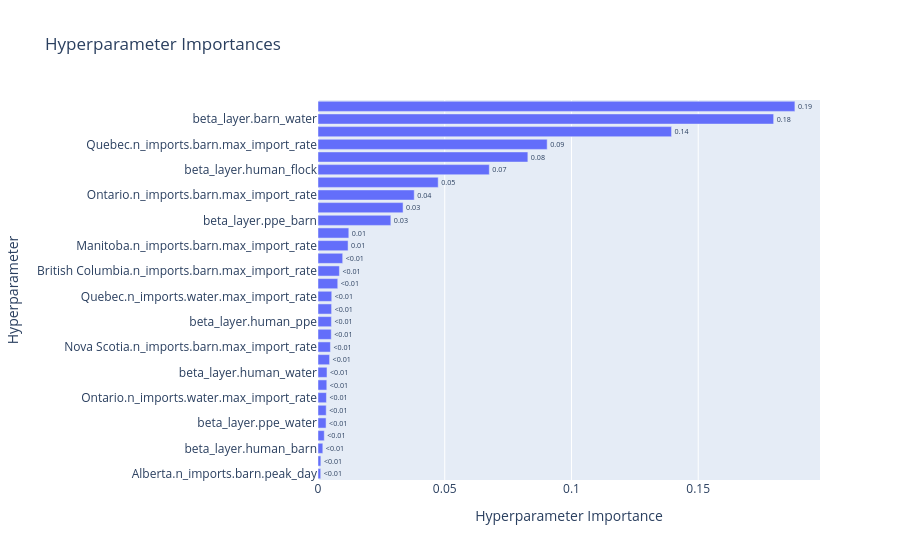

Notebook cell for this chart:
### Code cell
op.visualization.plot_param_importances(study).show()

### Figure 1 — Plotly figure (JSON) as saved in the notebook; plotly's stock layout.template omitted (floating-point values rounded to 4 significant figures)
{"data": [{"cliponaxis": false, "hovertemplate": ["Alberta.n_imports.barn.peak_day (FloatDistribution): 0.0010738531978640806<extra></extra>", "Alberta.n_imports.barn.max_import_rate (FloatDistribution): 0.001126348049134741<extra></extra>", "beta_layer.human_barn (FloatDistribution): 0.0019025492870193175<extra></extra>", "Nova Scotia.n_imports.water.max_import_rate (FloatDistribution): 0.0024724377460372334<extra></extra>", "beta_layer.ppe_water (FloatDistribution): 0.003180956141999317<extra></extra>", "beta_layer.ppe_ppe (FloatDistribution): 0.003240151807896131<extra></extra>", "Ontario.n_imports.water.max_import_rate (FloatDistribution): 0.0033290615316486937<extra></extra>", "British Columbia.n_imports.barn.peak_day (FloatDistribution): 0.003468991271662314<extra></extra>", "beta_layer.human_water (FloatDistribution): 0.0035453430440811717<extra></extra>", "Alberta.n_imports.water.max_import_rate (FloatDistribution): 0.00457801915543135<extra></extra>", "Nova Scotia.n_imports.barn.max_import_rate (FloatDistribution): 0.00490522498183724<extra></extra>", "Nova Scotia.n_imports.barn.peak_day (FloatDistribution): 0.005228439588210215<extra></extra>", "beta_layer.human_ppe (FloatDistribution): 0.0052947080022196225<extra></extra>", "Saskatchewan.n_imports.barn.max_import_rate (FloatDistribution): 0.0053665838633838725<extra></extra>", "Quebec.n_imports.water.max_import_rate (FloatDistribution): 0.00542062621424649<extra></extra>", "beta_layer.transient (FloatDistribution): 0.007790033550179044<extra></extra>", "British Columbia.n_imports.barn.max_import_rate (FloatDistribution): 0.008442870929892616<extra></extra>", "Saskatchewan.n_imports.water.max_import_rate (FloatDistribution): 0.009740863991013003<extra></extra>", "Manitoba.n_imports.barn.max_import_rate (FloatDistribution): 0.011861530050495644<extra></extra>", "Manitoba.n_imports.barn.peak_day (FloatDistribution): 0.012155101989627987<extra></extra>", "beta_layer.ppe_barn (FloatDistribution): 0.028735716791842152<extra></extra>", "Manitoba.n_imports.water.max_import_rate (FloatDistribution): 0.033562298373330884<extra></extra>", "Ontario.n_imports.barn.max_import_rate (FloatDistribution): 0.03796731672776055<extra></extra>", "Saskatchewan.n_imports.barn.peak_day (FloatDistribution): 0.047419481182187126<extra></extra>", "beta_layer.human_flock (FloatDistribution): 0.06758917852817115<extra></extra>", "British Columbia.n_imports.water.max_import_rate (FloatDistribution): 0.08279549289744907<extra></extra>", "Quebec.n_imports.barn.max_import_rate (FloatDistribution): 0.09041500300105768<extra></extra>", "Ontario.n_imports.barn.peak_day (FloatDistribution): 0.13947949740550578<extra></extra>", "beta_layer.barn_water (FloatDistribution): 0.1797638566299445<extra></extra>", "Quebec.n_imports.barn.peak_day (FloatDistribution): 0.188148464068871<extra></extra>"], "name": "Objective Value", "orientation": "h", "text": ["<0.01", "<0.01", "<0.01", "<0.01", "<0.01", "<0.01", "<0.01", "<0.01", "<0.01", "<0.01", "<0.01", "<0.01", "<0.01", "<0.01", "<0.01", "<0.01", "<0.01", "<0.01", "0.01", "0.01", "0.03", "0.03", "0.04", "0.05", "0.07", "0.08", "0.09", "0.14", "0.18", "0.19"], "textposition": "outside", "type": "bar", "x": [0.001074, 0.001126, 0.001903, 0.002472, 0.003181, 0.00324, 0.003329, 0.003469, 0.003545, 0.004578, 0.004905, 0.005228, 0.005295, 0.005367, 0.005421, 0.00779, 0.008443, 0.009741, 0.01186, 0.01216, 0.02874, 0.03356, 0.03797, 0.04742, 0.06759, 0.0828, 0.09042, 0.1395, 0.1798, 0.1881], "y": ["Alberta.n_imports.barn.peak_day", "Alberta.n_imports.barn.max_import_rate", "beta_layer.human_barn", "Nova Scotia.n_imports.water.max_import_rate", "beta_layer.ppe_water", "beta_layer.ppe_ppe", "Ontario.n_imports.water.max_import_rate", "British Columbia.n_imports.barn.peak_day", "beta_layer.human_water", "Alberta.n_imports.water.max_import_rate", "Nova Scotia.n_imports.barn.max_import_rate", "Nova Scotia.n_imports.barn.peak_day", "beta_layer.human_ppe", "Saskatchewan.n_imports.barn.max_import_rate", "Quebec.n_imports.water.max_import_rate", "beta_layer.transient", "British Columbia.n_imports.barn.max_import_rate", "Saskatchewan.n_imports.water.max_import_rate", "Manitoba.n_imports.barn.max_import_rate", "Manitoba.n_imports.barn.peak_day", "beta_layer.ppe_barn", "Manitoba.n_imports.water.max_import_rate", "Ontario.n_imports.barn.max_import_rate", "Saskatchewan.n_imports.barn.peak_day", "beta_layer.human_flock", "British Columbia.n_imports.water.max_import_rate", "Quebec.n_imports.barn.max_import_rate", "Ontario.n_imports.barn.peak_day", "beta_layer.barn_water", "Quebec.n_imports.barn.peak_day"]}], "layout": {"title": {"text": "Hyperparameter Importances"}, "xaxis": {"title": {"text": "Hyperparameter Importance"}}, "yaxis": {"title": {"text": "Hyperparameter"}}}}
